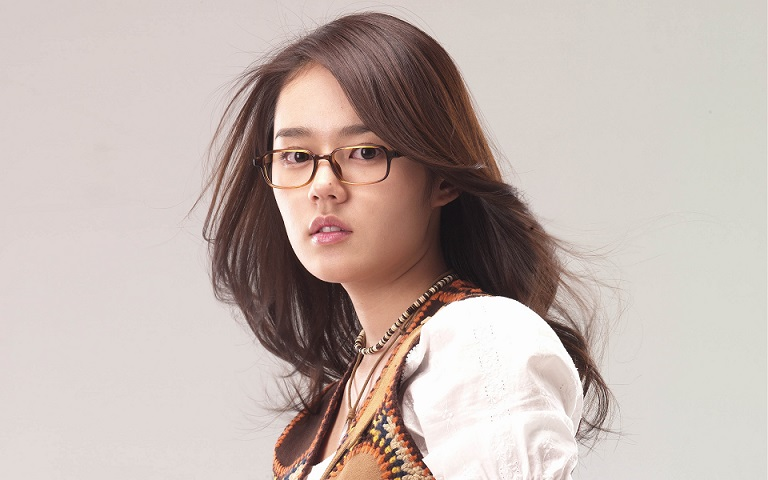
//> input picture test.jpg, 768 x 480 px
$ ./main-014   (built with g++ and OpenCV 4)
//> lines starting //> are read from the running program, lines starting //| are printed output that depends on the picture; after the words box and inside, x2 and y2 are one past the last pixel; in counts of white or black regions, pixels touching at a corner belong together
#include <opencv2/opencv.hpp>
#include <iostream>

using namespace cv;
int main(int argc, char** argv) {
	Mat src, dst;
	src = imread("//home//fang//下载//opencv基础代码和ppt//test.jpg");
//> src is the input picture: 480 rows x 768 cols, CV_8UC3; mean B, G, R 175, 180.8, 194.8
	if (!src.data) {
		printf("could not load image...\n");
		return -1;
	}

	char INPUT_WIN[] = "input image";
	char OUTPUT_WIN[] = "result image";
	namedWindow(INPUT_WIN, CV_WINDOW_AUTOSIZE);
	imshow(INPUT_WIN, src);

	Mat gray_src;
	cvtColor(src, gray_src, CV_BGR2GRAY);
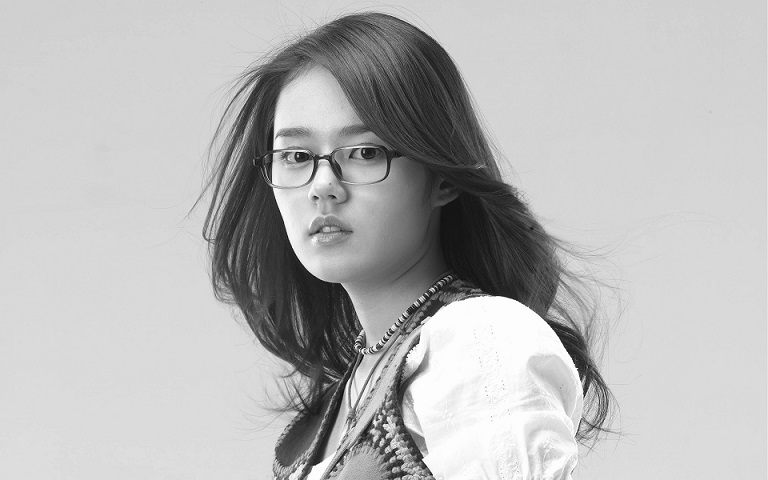
//> gray_src: 480 rows x 768 cols, CV_8UC1; min 5, max 255, mean 184.3
	imshow("gray image", gray_src);

	Mat binImg;
	adaptiveThreshold(~gray_src, binImg, 255, ADAPTIVE_THRESH_MEAN_C, THRESH_BINARY, 15, -2);
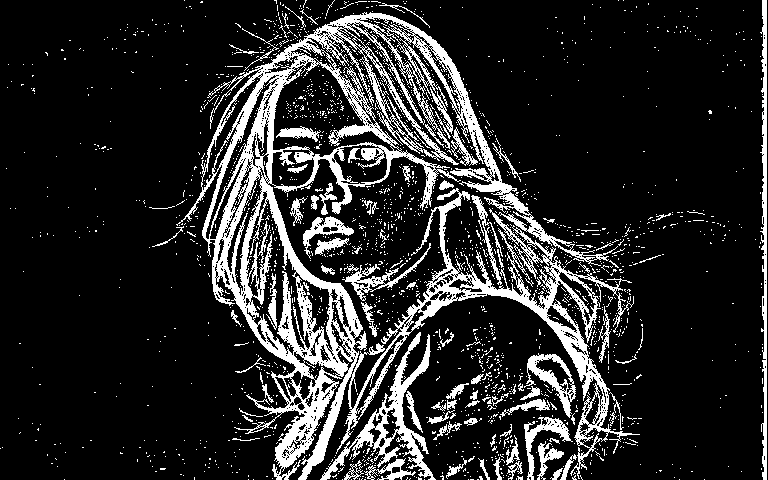
//> binImg: 480 rows x 768 cols, CV_8UC1; 16.3% white; 2073 white regions (1980 under 20 px), largest, box (x1, y1, x2, y2) and area: (176, 12, 640, 480) 39611, (320, 332, 436, 480) 3036, (760, 0, 767, 480) 1933
	imshow("binary image", binImg);


	Mat hline = getStructuringElement(MORPH_RECT, Size(src.cols / 16, 1), Point(-1, -1));
//> hline = 48 values from 1 to 1

	Mat vline = getStructuringElement(MORPH_RECT, Size(1, src.rows / 16), Point(-1, -1));
//> vline = 30 values from 1 to 1

	Mat kernel = getStructuringElement(MORPH_RECT, Size(3, 3), Point(-1, -1));

	Mat temp;
	erode(binImg, temp, kernel);
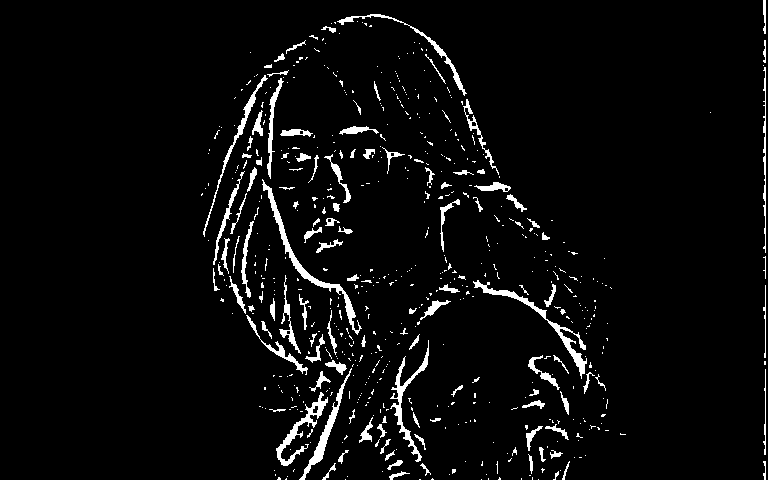
//> temp: 480 rows x 768 cols, CV_8UC1; 4.3% white; 599 white regions (481 under 20 px), largest, box (x1, y1, x2, y2) and area: (262, 179, 362, 335) 1032, (473, 280, 587, 379) 928, (390, 340, 429, 462) 739
	dilate(temp, dst, kernel);
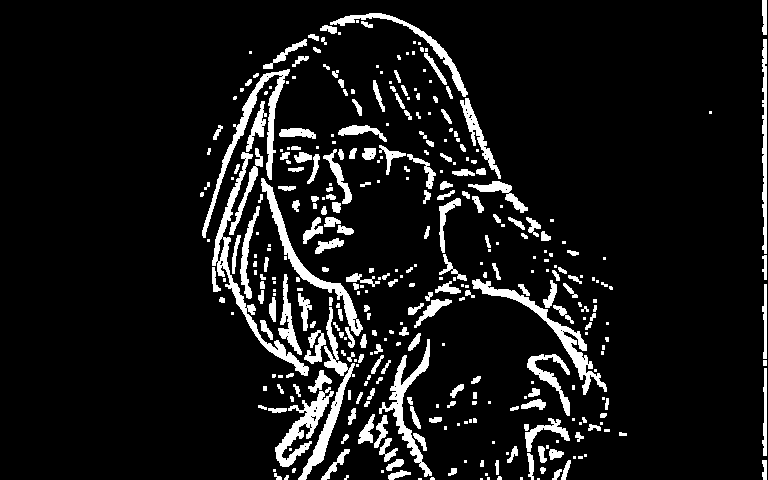
//> dst: 480 rows x 768 cols, CV_8UC1; 9.4% white; 367 white regions (156 under 20 px), largest, box (x1, y1, x2, y2) and area: (212, 152, 309, 376) 1977, (472, 279, 607, 395) 1783, (202, 69, 290, 238) 1773
	morphologyEx(binImg, dst, CV_MOP_OPEN, vline);
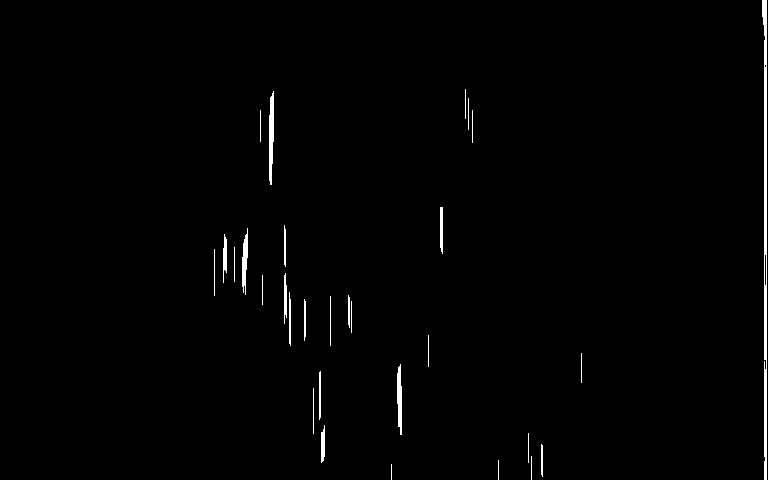
//> dst: 480 rows x 768 cols, CV_8UC1; 1% white; 30 white regions (1 under 20 px), largest, box (x1, y1, x2, y2) and area: (762, 0, 767, 480) 1432, (269, 91, 274, 185) 365, (397, 364, 402, 435) 272
	bitwise_not(dst, dst);
	//blur(dst, dst, Size(3, 3), Point(-1, -1));
	imshow("Final Result", dst);

	char outfile[100];
	sprintf(outfile, "//home//fang//下载//opencv基础代码和ppt//morphologyEx-bitwise_14.jpg");
	imwrite(outfile,dst);

	waitKey(0);
	return 0;
}
